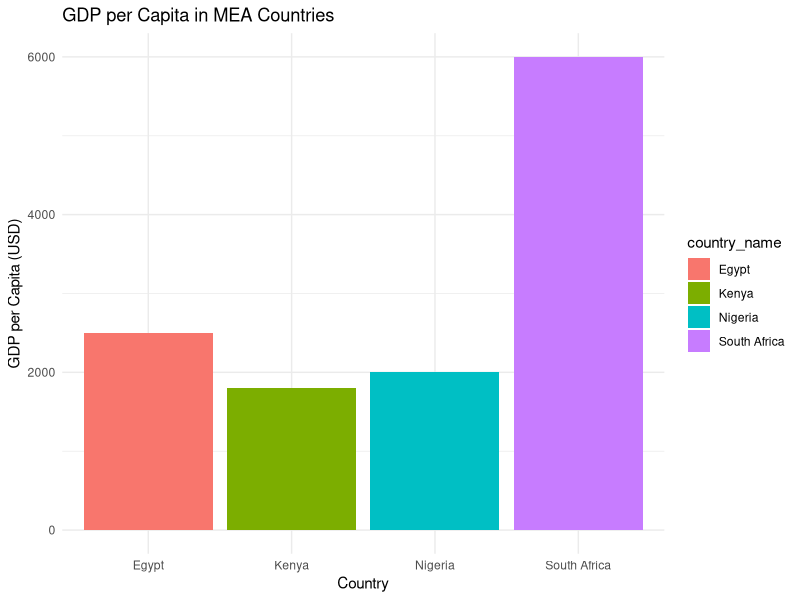

This figure's R source:
# Welcome to the "Understanding and Applying Data in Middle East & Africa" course!
# In this R code sample, we'll explore various R programming concepts using data relevant to the MEA region.
# Comprehensive Introduction to R Programming for Middle East & Africa Data Analysis

# Environment Setup
# Clear existing workspace for a fresh start
rm(list = ls())
print("Workspace cleared.")

# Basic R Concepts
# Greeting the world with R
print("Hello World")

# Basic Arithmetic Operations
# Demonstrating basic arithmetic operations in R
print(7 + 3) # Addition 
print(7 - 3) # Subtraction
print(8 * 7) # Multiplication
print(100 / 50) # Division
print(sqrt(81)) # Square root 
print(9^2) #Exponents

# Introduction to Vectors
# Creating and operating on vectors
x <- 1:5
print(x) # Vector x: 
print(x + 2) # Vector x after adding 2
print(x + 6:10) # Element-wise addition with vector 6:10

# Vectorized Functions for Summary Statistics
test_scores <- c(80, 85, 100, 90, 75)
print(sum(test_scores)) # Sum of test scores
print(mean(test_scores)) # Mean of test scores
print(median(test_scores)) # Median of test scores

# Data Frames: Creation and Manipulation
# Constructing a data frame to represent data on MEA countries
countries_data <- data.frame(
  country_name = c("Nigeria", "Egypt", "South Africa", "Kenya"),
  population_millions = c(206, 102, 59, 53),
  gdp_per_capita = c(2000, 2500, 6000, 1800)
)
print("Data Frame - MEA Countries Data:")
print(countries_data)

# Accessing and manipulating data frame columns
print("Population (Millions) column from countries_data:")
print(countries_data$population_millions)

# Statistical Analysis on Data Frame
# Calculating average GDP per capita
average_gdp <- mean(countries_data$gdp_per_capita)
print(paste("Average GDP per Capita across MEA countries:", average_gdp))

# Custom Functions in R
# Creating a custom function to calculate the average
calculate_average <- function(numbers) {
  sum(numbers) / length(numbers)
}
average_population <- calculate_average(countries_data$population_millions)
print(paste("Average Population (Millions):", average_population))

# Data Visualization with ggplot2
# Demonstrating data visualization using ggplot2 package
library(ggplot2)
ggplot(countries_data, aes(x=country_name, y=gdp_per_capita, fill=country_name)) +
  geom_bar(stat="identity") +
  theme_minimal() +
  labs(title="GDP per Capita in MEA Countries", x="Country", y="GDP per Capita (USD)")

# Advanced Data Structures: Vectors, Factors, and Lists
# Demonstrating advanced data structures and their manipulation
population_vector <- c(206, 102, 59, 53) # Numeric vector
countries_factor <- factor(c("Nigeria", "Egypt", "South Africa", "Kenya")) # Factor
list_example <- list(name="Nigeria", population=206, continent="Africa") # List
print(population_vector) # Vector example
print(countries_factor) # Factor example
print(list_example) # List example 

# Conclusion
print("This comprehensive introduction covered R programming basics, data frame creation and manipulation, statistical analysis techniques, data visualization, and advanced data structures tailored for analyzing Middle East & Africa data.")


#==============================
#QUIZ
#==============================


# Variable Assignment and Basic Operations
# Exercises
# 1) Assign the population of Ghana (31 million) to a variable population_ghana and print it.


# 2) Assign GDP (447 billion USD) and population (206 million) of Nigeria to variables gdp_nigeria and population_nigeria respectively, then calculate and print the GDP per capita.


# 3) Assign 5, 10, and 15 to variables a, b, and c respectively, then print the sum of these variables.


# 4) Assign 100 to a variable x, divide x by 2, assign the result to a variable y, and print y.


# 5) Assign the average temperature of Cairo (35.2 degrees) to a variable temperature_cairo and print it.


# Data Frame Manipulation
# Exercises
# 1) Create a data frame countries containing the columns country_name, population, and area with at least 4 countries' information.


# 2) Filter and print countries from the countries data frame with a population greater than 50 million.

# 3) Add a gdp_per_capita column to the countries data frame, populate it with the GDP (arbitrary values) divided by population for each country, and print the data frame.


# 4) Find and print the maximum value for each column in the countries data frame.


# 5) Sort the countries data frame in descending order by the population column.



# Vectors and Factors
# Exercises
# 1) Create a numeric vector of length 10, and print the sum of its elements.


# 2) Create a character vector countries containing "Nigeria", "Egypt", "Kenya", convert each element to uppercase, and print the result.

# 3) Create a logical vector, count and print the number of TRUE values it contains.

# 4) Create a factor climate_zones with levels "Tropical", "Desert", "Temperate", "Tropical", and print the frequency of each level.

# 5) Filter and print only the even numbers from a numeric vector.



# Lists and Data Processing Techniques
# Exercises
# 1) Create a list containing different types of elements and print it.

# 2) Access and print a specific element from the list.

# 3) Calculate and print the average of the numeric vector element in the list.


# 4) Set names for the elements in the list and access an element using its name.

# 5) Remove a specific element from the list and print the remaining elements.
